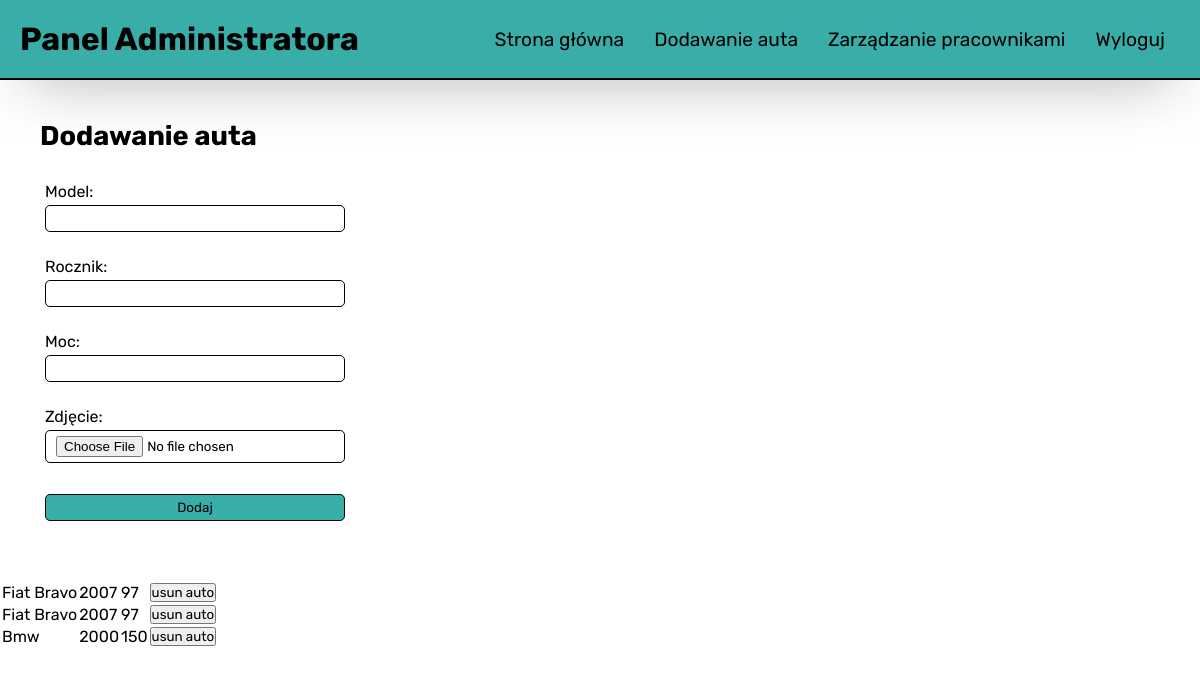
Before: /adminPanel.php (signed in) with the older database file.
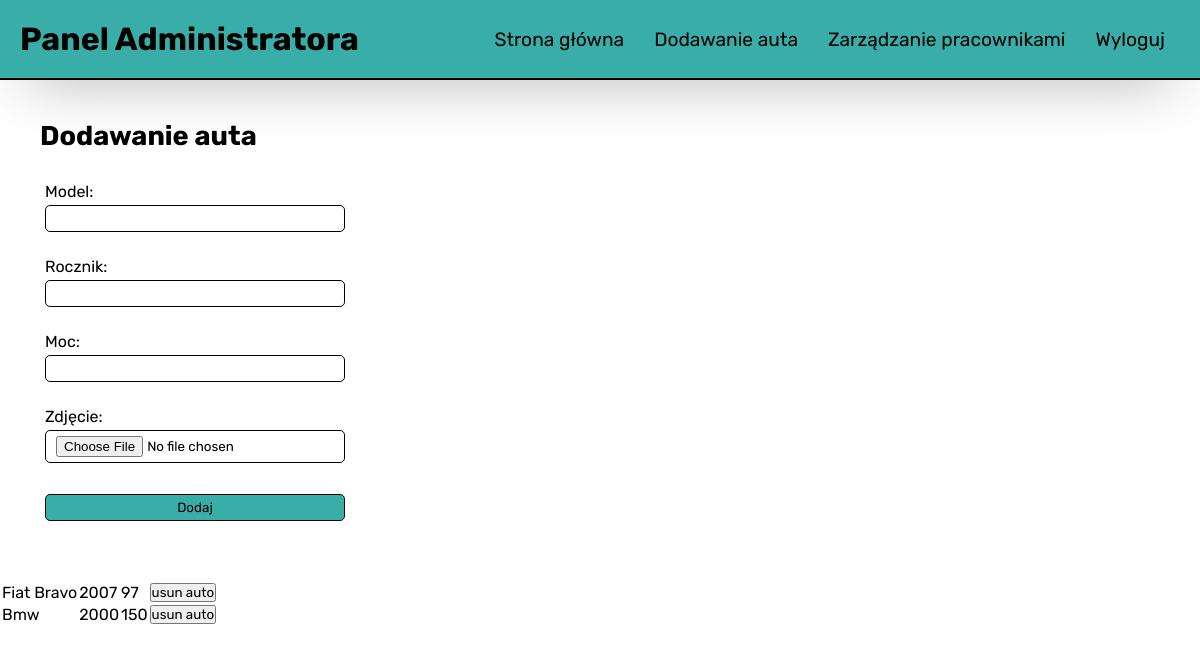
After: the same page with the newer database file.
### tables this page shows
CREATE TABLE `cars` (
  `id` int(11) NOT NULL,
  `price` int(11) NOT NULL DEFAULT 150,
  `model` text NOT NULL,
  `year` text NOT NULL,
  `power` int(11) NOT NULL,
  `photo` text NOT NULL,
  `reserved` tinyint(1) NOT NULL
);

### adminPanel.php (the view, shortened to what this page needs)
<!DOCTYPE html>
<html lang="en">
<head>
    <link rel="stylesheet" href="style.css">
</head>
<body>
    <header>
        <div class="logo">
            <h1>Panel Administratora</h1>
        </div>
        <nav>
            <div class="menuElement"><a href="./index.php">Strona główna</a></div>
            <div class="menuElement"><a href="./addCar.php">Dodawanie auta</a></div>
            <?php if (isset($_SESSION["user_type"]) && $_SESSION["user_type"] == 2) : ?>
                <div class="menuElement"><a href="./adminUsers.php">Zarządzanie pracownikami</a></div>
            <?php endif ?>
            <div class="menuElement"><a href="./backend/logout.php">Wyloguj</a></div>
        </nav>
    </header>
    <div class="formBox admin">
        <h2>Dodawanie auta</h2>
        <form action="./backend/addCar.php" method="post">
            <div class="column">
                <div class="inputBox">
                    <label for="model">Model:</label>
                    <input type="text" name="model">
                </div>
                <div class="inputBox">
                    <label for="year">Rocznik:</label>
                    <input type="text" name="year" pattern="([0-9]{4})">
                </div>
                <div class="inputBox">
                    <label for="power">Moc:</label>
                    <input type="text" name="power">
                </div>
                <div class="inputBox">
                    <label for="photo">Zdjęcie:</label>
                    <input type="file" name="photo">
                </div>
                <div class="submitBox">
                    <input type="submit" value="Dodaj">
                </div>
            </div>
        </form>
    </div>
    <div class="wypierdolenieFurmanki">
        <table>
            <?php
            require "./backend/db_connect.php";
            $all_cars = "SELECT * FROM CARS";
            $cars_result = $mysqli->query($all_cars);
            if ($cars_result->num_rows == 0) {
                echo "<div>Brak samochodów</div>";
            } else {
                $cars_result->fetch_all(MYSQLI_ASSOC);
                foreach ($cars_result as $car) {
                    echo "<tr>";
                    echo "<td>" . $car["model"] . "</td>";
                    echo "<td>" . $car["year"] . "</td>";
                    echo "<td>" . $car["power"] . "</td>";
                    echo "<td>";
                    echo "<form action='#' method='POST'>";
                    echo "<input type='submit' value='usun auto' name='deleteCar'>";
                    echo "</form>";
                    echo "</td>";
                    echo "</tr>";
                }
            }
            ?>
        </table>
    </div>
</body>
</html>

Changed rows visible on the page:
removed cars: model "Fiat Bravo", year "2007", power "97"
